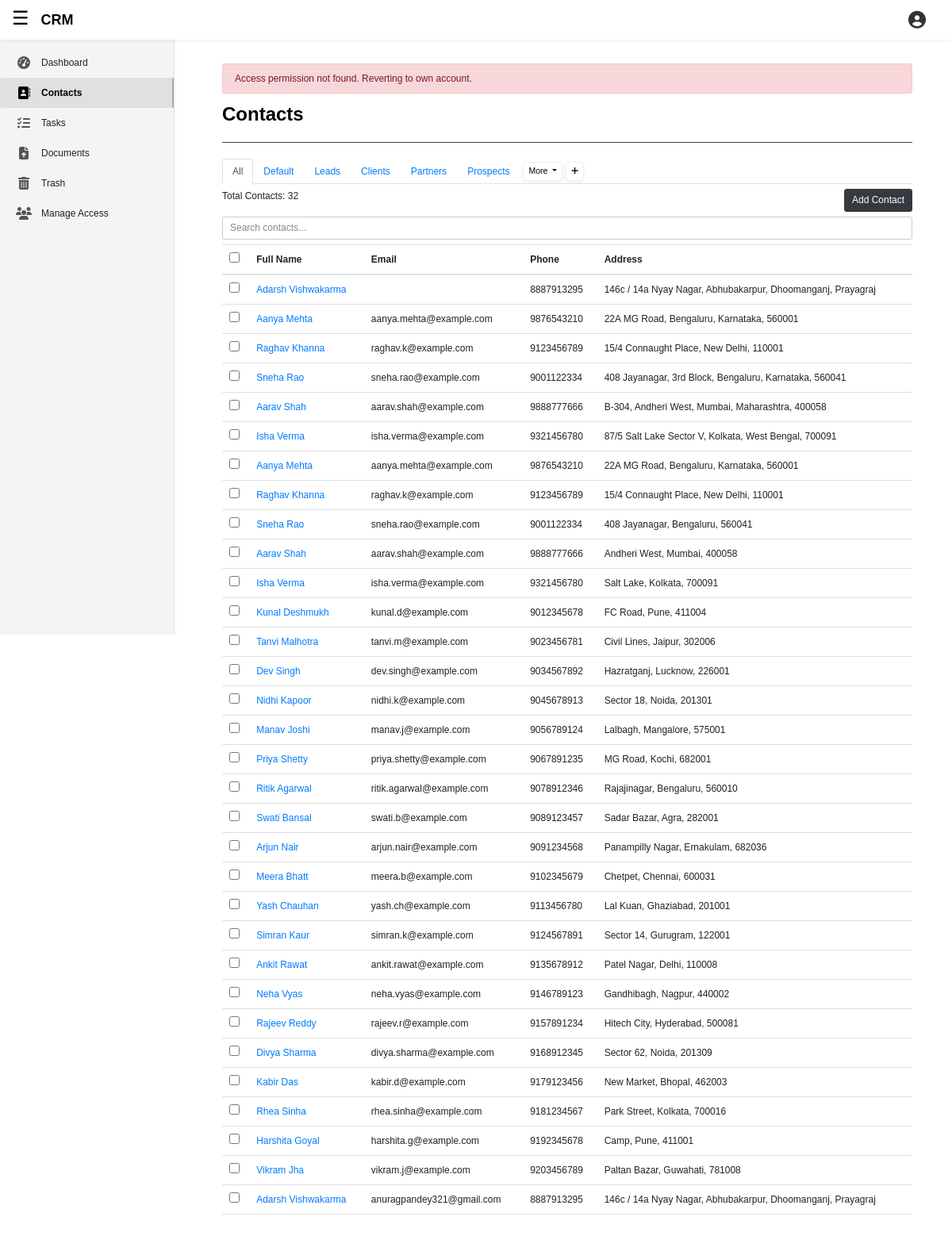
The app's page /apps/contacts/ (signed in) with its own data.
### client/models.py (models this page shows, shortened)
class BaseModel(models.Model):
    is_deleted = models.BooleanField(default = False)
    deleted_at = models.DateTimeField(null = True, blank = True)
    class Meta:
        abstract = True

class Project(BaseModel):
    name = models.CharField(max_length=255)
    description = models.TextField(null = True, blank = True)
    user = models.ForeignKey(BusinessUser, on_delete=models.CASCADE)
    objects = CustomManager()
    all_objects = models.Manager()
    class Meta:
        unique_together = ('name', 'user', )
    def __str__(self):
        return f'{self.name}'

class Client(BaseModel):
    name = models.CharField(max_length=255)
    email = models.CharField(max_length=80)
    country_code = models.CharField(
        max_length=5,
        choices=COUNTRY_CODE_CHOICES,
        default='+91',
        blank = True,
        null = True,
    )
    phone = models.CharField(
        max_length=12,
        validators=[phone_number_validator],
        blank = True,
        null = True,
    )
    address = models.CharField(max_length=255, blank = True, null = True)
    description = models.TextField(blank = True, null = True)
    is_active = models.BooleanField(default=True)
    created_at = models.DateTimeField(auto_now_add=True)
    last_edit = models.DateTimeField(auto_now = True)
    objects = CustomManager()
    all_objects = models.Manager()
    list = models.ForeignKey(Project, on_delete=models.CASCADE)
    companyAssignee = models.ForeignKey(BusinessUser, on_delete=models.CASCADE)

### featuredApp/views.py (the view, shortened to what this page needs)
# urls.py: path('contacts/', views.contact_view, name='appContacts'),
@login_required
def contact_view(request, *args, **kwargs):
    user = request.user.businessuser
    logged_in_user = request.user.businessuser
    active_business_user, is_success = get_active_business_user_with_permission(request, 'can_read_contact', show_err='Read')
    if(request.method == "POST"):
        form_type = request.POST.get("form_type")
        if(form_type == 'project_form'):
            formA = ProjectCreationForm(request.POST, user = user)
            formB = ClientCreationForm(user = user)
            if get_active_business_user_with_permission(request, 'can_add_project', show_err='Add')[1] == True:
                if(formA.is_valid()):
                    projectValidForm = formA.save(commit = False)
                    projectValidForm.user = active_business_user
                    projectValidForm.save() # Save the form
                    messages.success(request, f"New List Created Successfully!")
                    ActivityLog.objects.create(user=logged_in_user, action=f"Created New List")
                else:
                    messages.error(request, "Project Name should be unique!")
            return redirect('appContacts')
        elif(form_type == 'client_form'):
            formA = ProjectCreationForm(user = user)
            formB = ClientCreationForm(request.POST, user = user)
            if get_active_business_user_with_permission(request, 'can_add_contact', show_err='Add')[1] == True:
                if(formB.is_valid()):
                    clientValidForm = formB.save(commit = False)
                    clientValidForm.companyAssignee = active_business_user
                    clientValidForm.save()
                    messages.success(request, f"New Client Created Successfully!")
                    ActivityLog.objects.create(user=logged_in_user, action=f"Created New Client")
                else:
                    messages.error(request, "PhoneNumber or Email should be provided for Client")
            return redirect('appContacts')
    else:
        formA = ProjectCreationForm(user = user)
        formB = ClientCreationForm(user = user)
    if(active_business_user == logged_in_user):
        projects = Project.objects.filter(user = logged_in_user)
        contacts = Client.objects.filter(companyAssignee = logged_in_user)
    project_name = request.GET.get('project_name')
    if project_name:
        contacts = contacts.filter(list__name = project_name)
    context = {
        'formA': formA,
        'formB': formB,
        'contacts': contacts,
        'projects': projects,
        'total_contacts': contacts.count(),
        'selected_project_name': project_name,
        'set_to_all': True if project_name is None else False,
        'businessuser': user,
    }
    return render (
        request,
        'featuredApp/contacts.html',
        context,
    )

### client/forms.py (shortened to what this page needs)
class ProjectCreationForm(forms.ModelForm):
    class Meta:
        model = Project
        fields = ('name', 'description')
    def __init__(self, *args, **kwargs):
        self.user = kwargs.pop('user', None)  # fallback to None
        super().__init__(*args, **kwargs)
        self.fields['name'].widget.attrs.update({
            'placeholder': 'Enter the list name'
        })
        self.fields['description'].widget.attrs.update({
            'placeholder': 'Enter a description for the list'
        })

### client/models.py (called while the page is built)
    def get_queryset(self):
        return super().get_queryset().filter(is_deleted = False)

### featuredApp/context_processor.py (called while the page is built)
def accessible_accounts(request):
    if request.user.is_authenticated:
        accounts = request.user.businessuser.accessible_accounts.select_related('owner', 'role')
        self_account = request.user.businessuser
    else:
        accounts = []
    return {
        'self_account': self_account,
        'accessible_accounts': accounts,
    }

### featuredApp/templates/featuredApp/contacts.html (shortened to what this page needs)
{% extends 'featuredApp/base.html' %}
{% load static %}
{% load crispy_forms_tags %}
{% block addCSSlink %}
	<link rel="stylesheet" type="text/css" href="{% static 'featuredApp/pop_up.css' %}">
{% endblock addCSSlink %}
{% block contentBody1 %}
	<h2 style="font-weight: bolder;"> Contacts </h2>
	<hr class="division-line-h2" style="">
	<ul class="nav nav-tabs" style="align-items: center;">
		<li class="nav-item">
			<a class="nav-link {% if set_to_all == True %}active{% endif %}" href="{% url 'appContacts' %}">All</a>
		</li>
		{% for project in projects|slice:":5" %}
			<li class="nav-item">
				<a href="?project_name={{ project.name }}" class="nav-link {% if selected_project_name == project.name %}active{% endif %}">{{ project.name }}</a>
			</li>
		{% endfor %}
		{% with projects|length as total_projects %}
		    {% if total_projects > 5 %}
		        <li class="nav-item" style="padding-left: 4px;">
		            <div class="btn-group" role="group">
		                <button id="btnGroupDrop1" type="button" class="more-btn btn btn-sm dropdown-toggle" data-toggle="dropdown" aria-haspopup="true" aria-expanded="false">
		                    More
		                </button>
		            </div>
		        </li>
		    {% endif %}
		{% endwith %}
		<li class="nav-item" style="padding-left: 4px;">
			<button class="add-btn btn btn-sm icon-button edit" type="button" onclick="openProjectFormPopUp()">
				<i class="fas fa-plus"></i>
			</button>
		</li>
	</ul>
	<div class="d-flex justify-content-between my-2">
		<div>
			Total Contacts: {{ total_contacts }}
		</div>
		<div>
			<button class="btn btn-dark" type="button" onclick="openDocumentFormPopUp()">Add Contact</button>
	  	</div>
	</div>
	<input type="text" class="form-control my-2" placeholder="Search contacts...">
	<table class="table">
		<thead>
			<tr>
				<th><input type="checkbox" /></th>
				<th>Full Name</th>
				<th>Email</th>
				<th>Phone</th>
				<th>Address</th>
			</tr>
		</thead>
		<tbody>
			{% for contact in contacts %}
				<tr>
					<td><input type="checkbox" /></td>
					<td><a href="{% url 'appContactDetail' contact.id %}">{{ contact.name }}</a></td>
					<td>{{ contact.email }}</td>
					<td>{{ contact.phone }}</td>
					<td>{{ contact.address }}</td>
				</tr>
			{% endfor %}
		</tbody>
	</table>
{% endblock contentBody1 %}

### accounts/static/accounts/base.css (style rules this page uses)
body { background: #fafafa; color: #333333; margin-top: 5rem; }
h1, h2, h3, h4, h5, h6 { color: #444444; }
ul { margin: 0; }

### featuredApp/static/featuredApp/base.css (style rules this page uses)
:root { --heading-color: black; --body-background-color: #ffffff; --body-color: #222; --top-header-background-color: #ffffff; --top-header-color: #222; --sidebar-background-color: #f4f4f4; --sidebar-color: #222; --sidebar-border-right-color: #e0e0e0; --menu-items-a-color: #222; --menu-items-a-i-color: #555; --menu-items-a-hover-background-color: #e0e0e0; --menu-items-a-hover-border-right-color: darkgray; --top-header-background-color: #ffffff; --top-header-menu-toggle-color: black; --top-header-logo-color: black; --top-header-right-nav-account-icon: #333; --top-header-box-shadow-color: rgba(0,0,0,0.05); --account-panel-background-color: #fff; --account-panel-border-left-color: #e5e5e5; --account-panel-company-name-color: #222; --account-panel-company-email-color: #777; --account-panel-body-a-hover: #007bff; --account-panel-header-border-bottom: #eee; --account-panel-header-profile-link-color: #0000EE; --account-panel-body-menu-background-color: #e0e0e0; --account-panel-appearance-color: black; --account-panel-appearance-background-color: #fff; --account-panel-appearance-border-left-color: #e5e5e5; --account-panel-appearance-back-img: black; --account-panel-appearance-menu-hover-background-color: #eee; --featuredApp-dashboard-welcome-box: linear-gradient(135deg, #f0f8ff, #e0f7fa); --featuredApp-dashboard-welcome-box-p-color: #adb5bd; --featuredApp-dashboard-division-line-h2: #444; --featuredApp-dashboard-ul-list-item-background-color: white; --featuredApp-dashboard-ul-list-item-color: black; --featuredApp-dashboard-ul-list-item-border-color: #e5e5e5; --featuredApp-dashboard-ul-list-item-a-hover: #007bff; --featuredApp-contacts-table-border-color: #e0e0e0; --featuredApp-contacts-a-hover: #007bff; --featuredApp-contacts-checkbox-accent-color: #007bff; --featuredApp-contacts-icon-button-background-color: white; --featuredApp-contacts-icon-button-color: black; --featuredApp-contacts-form-control-input-bg: #ffffff; --featuredApp-contacts-form-control-input-color: #222222; --featuredApp-contacts-form-control-input-border: #ccc; --featuredApp-contacts-form-control-input-placeholder: #888; --featuredApp-contacts-form-control-input-focus-border: #007bff; --featuredApp-contacts-form-control-input-caret-color: #222; --featuredApp-contacts-form-add-pop-up-window-background-color: white; --featuredApp-contacts-form-add-pop-up-window-color: black; --featuredApp-tasks-date-and-time: invert(0); --featuredApp-trash-table-striped-odd-background-color: #fff; --featuredApp-trash-table-striped-odd-color: #f9f9f9; }
html, body { font-size: 12px; margin: 0; padding: 0; font-family: sans-serif; height: 100%; }
h1, h2, h3, h4, h5, h6 { color: var(--heading-color); }
.handle-body-level { background-color: var(--body-background-color); color: var(--body-color); padding-bottom: 200px; }

### featuredApp/static/featuredApp/pop_up.css (style rules this page uses)
.more-btn, .add-btn { color: black; background-color: #ffffff; font-weight: 500; cursor: pointer; border: 1px solid #f0f0f0; border-radius: 5px; box-shadow: 0 2px 4px rgba(0, 123, 255, 0.1); transition: background-color 0.3s, color 0.3s, box-shadow 0.3s; }

### featuredApp/templates/featuredApp/contacts.html (style rules this page uses)
.more-btn, .icon-button { background-color: var(--featuredApp-contacts-icon-button-background-color); color: var(--featuredApp-contacts-icon-button-color); }
.division-line-h2 { margin: 20px 0; border-color: var(--featuredApp-dashboard-division-line-h2); }
table tr, table td { border-bottom: 1px solid var(--featuredApp-contacts-table-border-color); }
input[type="checkbox"] { accent-color: var(--featuredApp-contacts-checkbox-accent-color); }
.form-control { background-color: var(--featuredApp-contacts-form-control-input-bg); color: var(--featuredApp-contacts-form-control-input-color); border: 1px solid var(--featuredApp-contacts-form-control-input-border); caret-color: var(--featuredApp-contacts-form-control-input-caret-color); }
.form-control::placeholder { color: var(--featuredApp-contacts-form-control-input-placeholder); }

### records on screen
Project: name "Default"
Project: name "Leads"
Project: name "Clients"
Project: name "Partners"
Project: name "Prospects"
Client: name "Adarsh Vishwakarma", phone "8887913295", address "146c / 14a Nyay Nagar, Abhubakarpur, Dhoomanganj, Prayagraj"
Client: name "Aanya Mehta", email "aanya.mehta@example.com", phone "9876543210", address "22A MG Road, Bengaluru, Karnataka, 560001"
Client: name "Raghav Khanna", email "raghav.k@example.com", phone "9123456789", address "15/4 Connaught Place, New Delhi, 110001"
Client: name "Sneha Rao", email "sneha.rao@example.com", phone "9001122334", address "408 Jayanagar, 3rd Block, Bengaluru, Karnataka, 560041"
Client: name "Aarav Shah", email "aarav.shah@example.com", phone "9888777666", address "B-304, Andheri West, Mumbai, Maharashtra, 400058"
Client: name "Isha Verma", email "isha.verma@example.com", phone "9321456780", address "87/5 Salt Lake Sector V, Kolkata, West Bengal, 700091"
Client: name "Aanya Mehta", email "aanya.mehta@example.com", phone "9876543210", address "22A MG Road, Bengaluru, Karnataka, 560001"
Client: name "Raghav Khanna", email "raghav.k@example.com", phone "9123456789", address "15/4 Connaught Place, New Delhi, 110001"
Client: name "Sneha Rao", email "sneha.rao@example.com", phone "9001122334", address "408 Jayanagar, Bengaluru, 560041"
Client: name "Aarav Shah", email "aarav.shah@example.com", phone "9888777666", address "Andheri West, Mumbai, 400058"
Client: name "Isha Verma", email "isha.verma@example.com", phone "9321456780", address "Salt Lake, Kolkata, 700091"
Client: name "Kunal Deshmukh", email "kunal.d@example.com", phone "9012345678", address "FC Road, Pune, 411004"
Client: name "Tanvi Malhotra", email "tanvi.m@example.com", phone "9023456781", address "Civil Lines, Jaipur, 302006"
Client: name "Dev Singh", email "dev.singh@example.com", phone "9034567892", address "Hazratganj, Lucknow, 226001"
Client: name "Nidhi Kapoor", email "nidhi.k@example.com", phone "9045678913", address "Sector 18, Noida, 201301"
Client: name "Manav Joshi", email "manav.j@example.com", phone "9056789124", address "Lalbagh, Mangalore, 575001"
Client: name "Priya Shetty", email "priya.shetty@example.com", phone "9067891235", address "MG Road, Kochi, 682001"
Client: name "Ritik Agarwal", email "ritik.agarwal@example.com", phone "9078912346", address "Rajajinagar, Bengaluru, 560010"
Client: name "Swati Bansal", email "swati.b@example.com", phone "9089123457", address "Sadar Bazar, Agra, 282001"
Client: name "Arjun Nair", email "arjun.nair@example.com", phone "9091234568", address "Panampilly Nagar, Ernakulam, 682036"
Client: name "Meera Bhatt", email "meera.b@example.com", phone "9102345679", address "Chetpet, Chennai, 600031"
Client: name "Yash Chauhan", email "yash.ch@example.com", phone "9113456780", address "Lal Kuan, Ghaziabad, 201001"
Client: name "Simran Kaur", email "simran.k@example.com", phone "9124567891", address "Sector 14, Gurugram, 122001"
Client: name "Ankit Rawat", email "ankit.rawat@example.com", phone "9135678912", address "Patel Nagar, Delhi, 110008"
Client: name "Neha Vyas", email "neha.vyas@example.com", phone "9146789123", address "Gandhibagh, Nagpur, 440002"
Client: name "Rajeev Reddy", email "rajeev.r@example.com", phone "9157891234", address "Hitech City, Hyderabad, 500081"
Client: name "Divya Sharma", email "divya.sharma@example.com", phone "9168912345", address "Sector 62, Noida, 201309"
Client: name "Kabir Das", email "kabir.d@example.com", phone "9179123456", address "New Market, Bhopal, 462003"
Client: name "Rhea Sinha", email "rhea.sinha@example.com", phone "9181234567", address "Park Street, Kolkata, 700016"
Client: name "Harshita Goyal", email "harshita.g@example.com", phone "9192345678", address "Camp, Pune, 411001"
Client: name "Vikram Jha", email "vikram.j@example.com", phone "9203456789", address "Paltan Bazar, Guwahati, 781008"
Client: name "Adarsh Vishwakarma", email "anuragpandey321@gmail.com", phone "8887913295", address "146c / 14a Nyay Nagar, Abhubakarpur, Dhoomanganj, Prayagraj"

### other values on screen
{{ message }} "Access permission not found. Reverting to own account."
{{ total_contacts }} "32"
